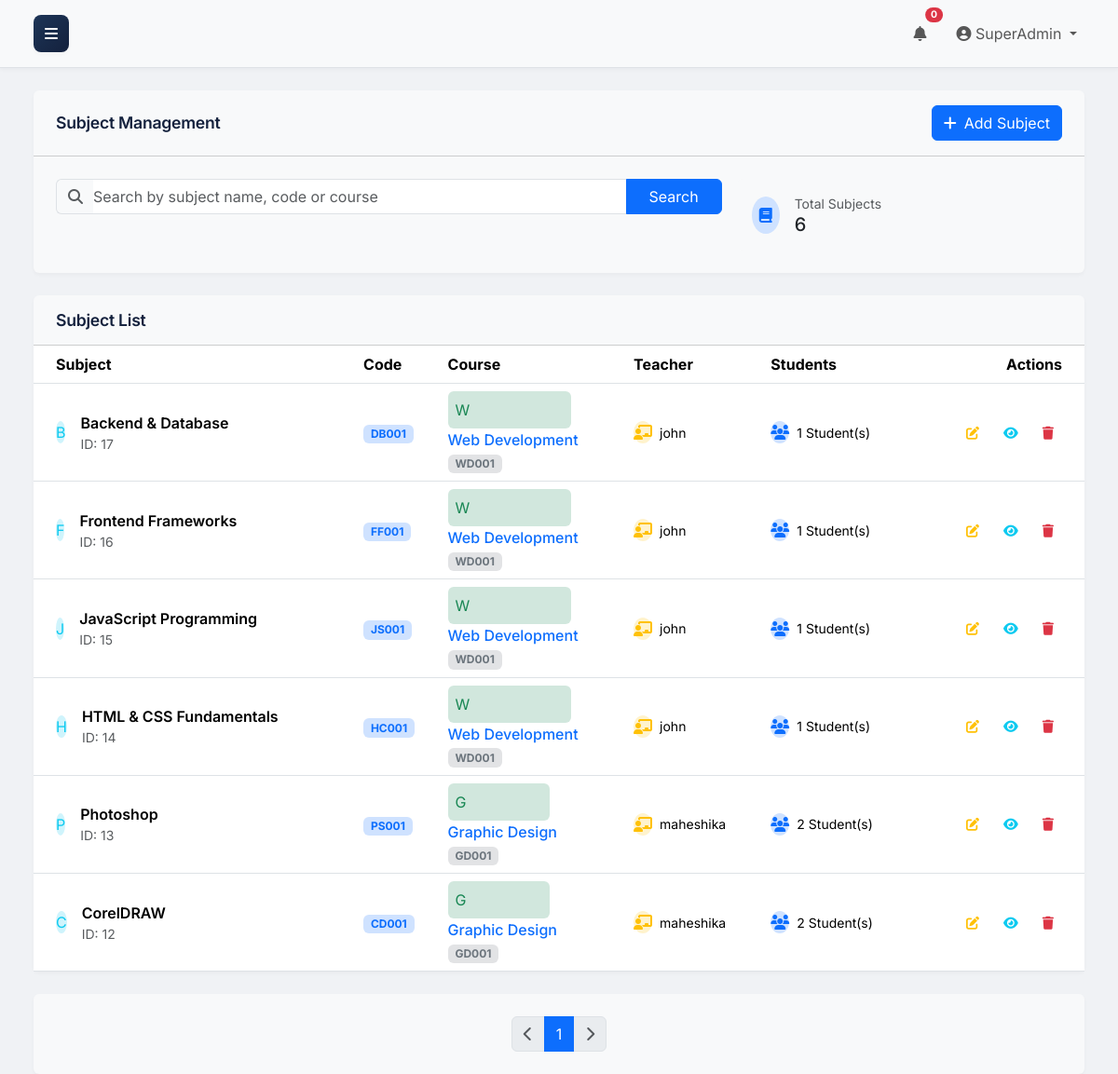
Screenshot of /subjects/list.php (signed in) with the database file from the repository.
### tables this page shows
CREATE TABLE `subjects` (
  `id` int(11) NOT NULL,
  `course_id` int(11) NOT NULL,
  `name` varchar(255) NOT NULL,
  `code` varchar(50) NOT NULL,
  `teacher_id` int(11) DEFAULT NULL,
  `created_at` timestamp NOT NULL DEFAULT current_timestamp()
);

CREATE TABLE `courses` (
  `id` int(11) NOT NULL,
  `name` varchar(255) NOT NULL,
  `code` varchar(50) NOT NULL,
  `description` text DEFAULT NULL,
  `created_at` timestamp NOT NULL DEFAULT current_timestamp()
);

CREATE TABLE `users` (
  `id` int(11) NOT NULL,
  `username` varchar(50) NOT NULL,
  `email` varchar(100) NOT NULL,
  `password` varchar(255) NOT NULL,
  `role_id` int(11) NOT NULL,
  `created_at` timestamp NOT NULL DEFAULT current_timestamp(),
  `updated_at` timestamp NOT NULL DEFAULT current_timestamp() ON UPDATE current_timestamp()
);

### public/subjects/list.php (the view, shortened to what this page needs)
<?php
require_once '../includes/header.php';
$pdo = get_pdo_connection();
$limit = 10;
$page = isset($_GET['page']) && is_numeric($_GET['page']) ? (int)$_GET['page'] : 1;
$offset = ($page - 1) * $limit;
$search_query = isset($_GET['search']) ? htmlspecialchars($_GET['search']) : '';
    $search_sql = '';
    $join_sql = ' JOIN courses c ON s.course_id = c.id';
$stmt_count = $pdo->prepare("SELECT COUNT(*) FROM subjects s" . $join_sql . $search_sql);
$stmt_count->execute();
$total_subjects = $stmt_count->fetchColumn();
$total_pages = ceil($total_subjects / $limit);
$sql = "SELECT s.id, s.name, s.code,
        c.id as course_id, c.name as course_name, c.code as course_code,
        u.username as teacher_name,
        (SELECT COUNT(*) FROM student_course_subjects scs WHERE scs.subject_id = s.id) as student_count
        FROM subjects s" .
        $join_sql .
        " LEFT JOIN users u ON s.teacher_id = u.id" .
        $search_sql .
        " ORDER BY s.created_at DESC LIMIT :limit OFFSET :offset";
$stmt = $pdo->prepare($sql);
$stmt->bindValue(':limit', $limit, PDO::PARAM_INT);
$stmt->bindValue(':offset', $offset, PDO::PARAM_INT);
$stmt->execute();
$subjects = $stmt->fetchAll(PDO::FETCH_ASSOC);
?>
    <div class="container-fluid px-4">
        <div class="card shadow-sm mb-4">
            <div class="card-header py-3">
                <div class="row align-items-center">
                    <div class="col">
                        <h5 class="mb-0">Subject Management</h5>
                    </div>
                    <div class="col-auto">
                        <a href="add.php" class="btn btn-primary">
                            <i class="fas fa-plus me-2"></i>Add Subject
                        </a>
                    </div>
                </div>
            </div>
            <div class="card-body">
                <div class="row g-3">
                    <div class="col-lg-8">
                        <form action="list.php" method="GET">
                            <div class="input-group">
                                <span class="input-group-text bg-light border-end-0">
                                    <i class="fas fa-search text-muted"></i>
                                </span>
                                <input type="text" name="search" class="form-control border-start-0 ps-0"
                                       placeholder="Search by subject name, code or course"
                                       value="<?php echo htmlspecialchars($search_query); ?>">
                                <button type="submit" class="btn btn-primary px-4">Search</button>
                            </div>
                        </form>
                    </div>
                    <div class="col-lg-4">
                        <div class="d-flex align-items-center bg-light rounded p-3">
                            <div class="rounded-circle bg-primary-subtle p-2">
                                <i class="fas fa-book text-primary"></i>
                            </div>
                            <div class="ms-3">
                                <div class="text-muted small">Total Subjects</div>
                                <div class="h5 mb-0"><?php echo $total_subjects; ?></div>
                            </div>
                        </div>
                    </div>
                </div>
            </div>
        </div>
        <?php if (empty($subjects)): ?>
            <div class="card shadow-sm">
                <div class="card-body text-center py-5">
                    <i class="fas fa-book fa-3x text-muted mb-3"></i>
                    <h5 class="text-muted">No Subjects Found</h5>
                    <p class="mb-0">Try adjusting your search criteria or add new subjects.</p>
                </div>
            </div>
        <?php else: ?>
            <div class="card shadow-sm">
                <div class="card-header py-3">
                    <h5 class="mb-0">Subject List</h5>
                </div>
                <div class="card-body p-0">
                    <div class="table-responsive">
                        <table class="table table-hover align-middle mb-0">
                            <thead class="bg-light">
                                <tr>
                                    <th class="ps-4">Subject</th>
                                    <th>Code</th>
                                    <th>Course</th>
                                    <th>Teacher</th>
                                    <th>Students</th>
                                    <th class="text-end pe-4">Actions</th>
                                </tr>
                            </thead>
                            <tbody>
                                <?php foreach ($subjects as $subject): ?>
                                    <tr>
                                        <td class="ps-4">
                                            <div class="d-flex align-items-center">
                                                <div class="avatar-initial rounded-circle bg-info-subtle text-info me-3">
                                                    <?php echo strtoupper(substr($subject['name'], 0, 1)); ?>
                                                </div>
                                                <div>
                                                    <div class="fw-semibold"><?php echo htmlspecialchars($subject['name']); ?></div>
                                                    <div class="text-muted small">ID: <?php echo htmlspecialchars($subject['id']); ?></div>
                                                </div>
                                            </div>
                                        </td>
                                        <td>
                                            <span class="badge bg-primary-subtle text-primary">
                                                <?php echo htmlspecialchars($subject['code']); ?>
                                            </span>
                                        </td>
                                        <td>
                                            <div class="d-flex align-items-center">
                                                <a href="../courses/edit.php?id=<?php echo htmlspecialchars($subject['course_id']); ?>"
                                                   class="text-decoration-none">
                                                    <div class="avatar-initial rounded bg-success-subtle text-success me-2" style="padding: 0.5rem;">
                                                        <?php echo strtoupper(substr($subject['course_name'], 0, 1)); ?>
                                                    </div>
                                                    <div>
                                                        <div class="fw-medium"><?php echo htmlspecialchars($subject['course_name']); ?></div>
                                                        <span class="badge bg-secondary-subtle text-secondary">
                                                            <?php echo htmlspecialchars($subject['course_code']); ?>
                                                        </span>
                                                    </div>
                                                </a>
                                            </div>
                                        </td>
                                        <td>
                                            <?php if ($subject['teacher_name']): ?>
                                                <div class="d-flex align-items-center">
                                                    <div class="avatar-initial rounded-circle bg-warning-subtle text-warning me-2">
                                                        <i class="fas fa-chalkboard-teacher"></i>
                                                    </div>
                                                    <div class="small"><?php echo htmlspecialchars($subject['teacher_name']); ?></div>
                                                </div>
                                            <?php else: ?>
                                                <span class="badge bg-secondary-subtle text-secondary">
                                                    <i class="fas fa-user-slash me-1"></i>Not Assigned
                                                </span>
                                            <?php endif; ?>
                                        </td>
                                        <td>
                                            <div class="d-flex align-items-center">
                                                <div class="avatar-initial rounded-circle bg-primary-subtle text-primary me-2">
                                                    <i class="fas fa-users"></i>
                                                </div>
                                                <div class="small">
                                                    <?php echo (int)$subject['student_count']; ?> Student(s)
                                                </div>
                                            </div>
                                        </td>
                                        <td class="text-end pe-4">
                                            <div class="d-flex gap-2 justify-content-end">
                                                <a href="edit.php?id=<?php echo htmlspecialchars($subject['id']); ?>"
                                                   class="btn btn-sm btn-warning-subtle text-warning"
                                                   title="Edit Subject">
                                                    <i class="fas fa-edit"></i>
                                                </a>
                                                <a href="<?php echo htmlspecialchars(BASE_URL . 'public/subjects/view.php?id=' . $subject['id']); ?>"
                                                   class="btn btn-sm btn-info-subtle text-info"
                                                   title="View Subject Details">
                                                    <i class="fas fa-eye"></i>
                                                </a>
                                                <button type="button"
                                                        class="btn btn-sm btn-danger-subtle text-danger"
                                                        data-bs-toggle="modal"
                                                        data-bs-target="#deleteModal"
                                                        data-subject-id="<?php echo htmlspecialchars($subject['id']); ?>"
                                                        data-subject-name="<?php echo htmlspecialchars($subject['name']); ?>"
                                                        title="Delete Subject">
                                                    <i class="fas fa-trash"></i>
                                                </button>
                                            </div>
                                        </td>
                                    </tr>
                                <?php endforeach; ?>
                            </tbody>
                        </table>
                    </div>
                </div>
            </div>
            <div class="card shadow-sm mt-4">
                <div class="card-body">
                    <nav aria-label="Page navigation">
                        <ul class="pagination justify-content-center mb-0">
                            <li class="page-item <?php echo ($page <= 1) ? 'disabled' : ''; ?>">
                                <a class="page-link" href="?page=<?php echo $page - 1; ?><?php echo !empty($search_query) ? '&search=' . urlencode($search_query) : ''; ?>">
                                    <i class="fas fa-chevron-left"></i>
                                </a>
                            </li>
                            <?php for ($i = 1; $i <= $total_pages; $i++): ?>
                                <li class="page-item <?php echo ($page == $i) ? 'active' : ''; ?>">
                                    <a class="page-link" href="?page=<?php echo $i; ?><?php echo !empty($search_query) ? '&search=' . urlencode($search_query) : ''; ?>"><?php echo $i; ?></a>
                                </li>
                            <?php endfor; ?>
                            <li class="page-item <?php echo ($page >= $total_pages) ? 'disabled' : ''; ?>">
                                <a class="page-link" href="?page=<?php echo $page + 1; ?><?php echo !empty($search_query) ? '&search=' . urlencode($search_query) : ''; ?>">
                                    <i class="fas fa-chevron-right"></i>
                                </a>
                            </li>
                        </ul>
                    </nav>
                </div>
            </div>
        <?php endif; ?>
    </div>

### public/assets/css/style.css (style rules this page uses)
html, body { height: 100%; margin: 0; padding: 0; }
:root { --primary-green: #1b4332; --accent-green: #2d6a4f; --light-green: #b7e4c7; --dark-green: #081c15; --professional-blue: #1d3557; --dark-blue: #14213d; --light-gray: #f0f2f5; --medium-gray: #6c757d; --border-color: #dee2e6; --primary: #1d3557; --primary-subtle: #e6eaf0; --success: #2d6a4f; --success-subtle: #e7f2ed; --warning: #ca6702; --warning-subtle: #fff1e6; --info: #184e77; --info-subtle: #e6eff4; --danger: #9b2226; --danger-subtle: #f8e7e7; --secondary: #4a4e69; --secondary-subtle: #ecedf2; --bg-dark: #f0f2f5; --card-bg: #f8f9fa; --timeline-bg: rgba(0, 0, 0, 0.03); --bg-dark: #f0f2f5; --sidebar-width: 250px; --sidebar-collapsed-width: 70px; --sidebar-transition: 0.3s; --shadow-sm: 0 .125rem .25rem rgba(0,0,0,.035); --shadow-md: 0 .5rem 1rem rgba(0,0,0,.05); --shadow-lg: 0 1rem 3rem rgba(0,0,0,.075); }
body { font-family: 'Inter', sans-serif; background-color: var(--bg-dark); overflow-x: hidden; color: #2f2f2f; }
.card { background: var(--card-bg); border: none; box-shadow: 0 2px 6px rgba(0, 0, 0, 0.04); }
.card .card-header { background: transparent; padding: 1.5rem 1.5rem 1rem; }
.card .card-header h5 { color: var(--dark-blue); font-weight: 600; font-size: 1.1rem; letter-spacing: -0.25px; }
.card .card-body { padding: 1.5rem; }
.shadow-sm { box-shadow: var(--shadow-sm) !important; }
@media (min-width: 992px) { body { overflow-x: hidden; } }

### rows the page displays
subjects: name "B", name "Backend & Database", id "17", code "DB001", course.name "W", course.name "Web Development", course.code "WD001", teacher.username "john", student_count "1"
subjects: name "F", name "Frontend Frameworks", id "16", code "FF001", course.name "W", course.name "Web Development", course.code "WD001", teacher.username "john", student_count "1"
subjects: name "J", name "JavaScript Programming", id "15", code "JS001", course.name "W", course.name "Web Development", course.code "WD001", teacher.username "john", student_count "1"
subjects: name "H", name "HTML & CSS Fundamentals", id "14", code "HC001", course.name "W", course.name "Web Development", course.code "WD001", teacher.username "john", student_count "1"
subjects: name "P", name "Photoshop", id "13", code "PS001", course.name "G", course.name "Graphic Design", course.code "GD001", teacher.username "maheshika", student_count "2"
subjects: name "C", name "CorelDRAW", id "12", code "CD001", course.name "G", course.name "Graphic Design", course.code "GD001", teacher.username "maheshika", student_count "2"

### other values shown
$_SESSION['username'] "SuperAdmin"
$total_subjects "6"
